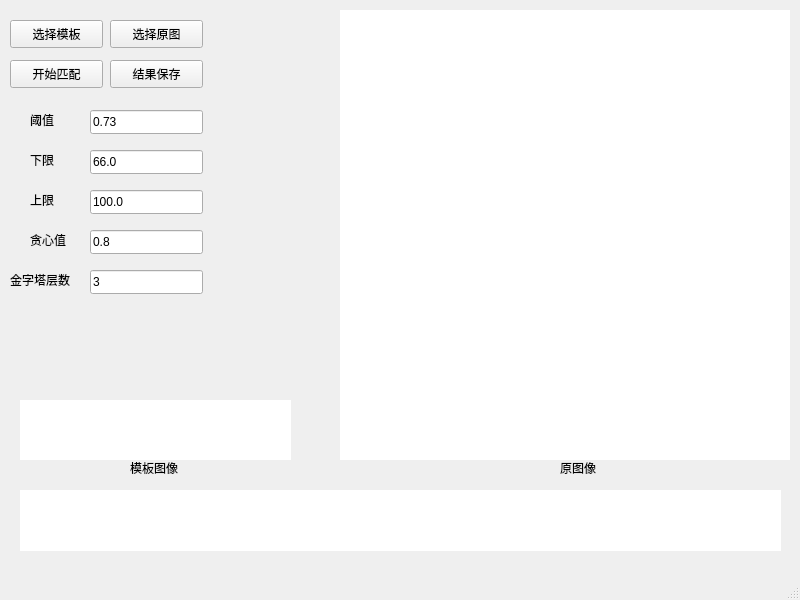
<?xml version="1.0" encoding="UTF-8"?>
<ui version="4.0">
 <class>MainWindow</class>
 <widget class="QMainWindow" name="MainWindow">
  <property name="geometry">
   <rect>
    <x>0</x>
    <y>0</y>
    <width>800</width>
    <height>600</height>
   </rect>
  </property>
  <property name="minimumSize">
   <size>
    <width>800</width>
    <height>600</height>
   </size>
  </property>
  <property name="maximumSize">
   <size>
    <width>800</width>
    <height>600</height>
   </size>
  </property>
  <property name="windowTitle">
   <string notr="true">Match</string>
  </property>
  <widget class="QWidget" name="centralwidget">
   <widget class="QLabel" name="showTemplate">
    <property name="geometry">
     <rect>
      <x>20</x>
      <y>400</y>
      <width>271</width>
      <height>60</height>
     </rect>
    </property>
    <property name="styleSheet">
     <string notr="true">QLabel{
	background-color:rgb(255,255,255);
}</string>
    </property>
    <property name="text">
     <string/>
    </property>
    <property name="scaledContents">
     <bool>true</bool>
    </property>
   </widget>
   <widget class="QPushButton" name="selectTemplate">
    <property name="geometry">
     <rect>
      <x>10</x>
      <y>20</y>
      <width>93</width>
      <height>28</height>
     </rect>
    </property>
    <property name="text">
     <string>选择模板</string>
    </property>
   </widget>
   <widget class="QPushButton" name="seletSrc">
    <property name="geometry">
     <rect>
      <x>110</x>
      <y>20</y>
      <width>93</width>
      <height>28</height>
     </rect>
    </property>
    <property name="text">
     <string>选择原图</string>
    </property>
   </widget>
   <widget class="QLineEdit" name="thresh">
    <property name="geometry">
     <rect>
      <x>90</x>
      <y>110</y>
      <width>113</width>
      <height>24</height>
     </rect>
    </property>
    <property name="text">
     <string>0.73</string>
    </property>
   </widget>
   <widget class="QLabel" name="threshLabel">
    <property name="geometry">
     <rect>
      <x>30</x>
      <y>110</y>
      <width>69</width>
      <height>19</height>
     </rect>
    </property>
    <property name="text">
     <string>阈值</string>
    </property>
   </widget>
   <widget class="QLabel" name="showSrc">
    <property name="geometry">
     <rect>
      <x>340</x>
      <y>10</y>
      <width>450</width>
      <height>450</height>
     </rect>
    </property>
    <property name="styleSheet">
     <string notr="true">QLabel {background-color:rgb(255,255,255);}</string>
    </property>
    <property name="text">
     <string/>
    </property>
    <property name="scaledContents">
     <bool>true</bool>
    </property>
    <property name="buddy">
     <cstring></cstring>
    </property>
   </widget>
   <widget class="QLabel" name="minContrastLabel">
    <property name="geometry">
     <rect>
      <x>30</x>
      <y>150</y>
      <width>69</width>
      <height>19</height>
     </rect>
    </property>
    <property name="text">
     <string>下限</string>
    </property>
   </widget>
   <widget class="QLineEdit" name="minContrast">
    <property name="geometry">
     <rect>
      <x>90</x>
      <y>150</y>
      <width>113</width>
      <height>24</height>
     </rect>
    </property>
    <property name="text">
     <string>66.0</string>
    </property>
   </widget>
   <widget class="QLabel" name="maxContratLabl">
    <property name="geometry">
     <rect>
      <x>30</x>
      <y>190</y>
      <width>69</width>
      <height>19</height>
     </rect>
    </property>
    <property name="text">
     <string>上限</string>
    </property>
   </widget>
   <widget class="QLineEdit" name="maxContrast">
    <property name="geometry">
     <rect>
      <x>90</x>
      <y>190</y>
      <width>113</width>
      <height>24</height>
     </rect>
    </property>
    <property name="text">
     <string>100.0</string>
    </property>
   </widget>
   <widget class="QLabel" name="pyramidLayerLabel">
    <property name="geometry">
     <rect>
      <x>10</x>
      <y>270</y>
      <width>81</width>
      <height>19</height>
     </rect>
    </property>
    <property name="text">
     <string>金字塔层数</string>
    </property>
   </widget>
   <widget class="QLineEdit" name="pyramidLayer">
    <property name="geometry">
     <rect>
      <x>90</x>
      <y>270</y>
      <width>113</width>
      <height>24</height>
     </rect>
    </property>
    <property name="text">
     <string>3</string>
    </property>
   </widget>
   <widget class="QLabel" name="greedinessLabel">
    <property name="geometry">
     <rect>
      <x>30</x>
      <y>230</y>
      <width>69</width>
      <height>19</height>
     </rect>
    </property>
    <property name="text">
     <string>贪心值</string>
    </property>
   </widget>
   <widget class="QLineEdit" name="greediness">
    <property name="geometry">
     <rect>
      <x>90</x>
      <y>230</y>
      <width>113</width>
      <height>24</height>
     </rect>
    </property>
    <property name="text">
     <string>0.8</string>
    </property>
   </widget>
   <widget class="QPushButton" name="startMatch">
    <property name="geometry">
     <rect>
      <x>10</x>
      <y>60</y>
      <width>93</width>
      <height>28</height>
     </rect>
    </property>
    <property name="text">
     <string>开始匹配</string>
    </property>
   </widget>
   <widget class="QPushButton" name="saveResult">
    <property name="geometry">
     <rect>
      <x>110</x>
      <y>60</y>
      <width>93</width>
      <height>28</height>
     </rect>
    </property>
    <property name="text">
     <string>结果保存</string>
    </property>
   </widget>
   <widget class="QLabel" name="state">
    <property name="geometry">
     <rect>
      <x>20</x>
      <y>490</y>
      <width>761</width>
      <height>61</height>
     </rect>
    </property>
    <property name="styleSheet">
     <string notr="true">QLabel{
	background-color:rgb(255,255,255);
}</string>
    </property>
    <property name="text">
     <string/>
    </property>
   </widget>
   <widget class="QLabel" name="label">
    <property name="geometry">
     <rect>
      <x>130</x>
      <y>460</y>
      <width>53</width>
      <height>15</height>
     </rect>
    </property>
    <property name="text">
     <string>模板图像</string>
    </property>
   </widget>
   <widget class="QLabel" name="label_2">
    <property name="geometry">
     <rect>
      <x>560</x>
      <y>460</y>
      <width>41</width>
      <height>16</height>
     </rect>
    </property>
    <property name="text">
     <string>原图像</string>
    </property>
   </widget>
  </widget>
  <widget class="QMenuBar" name="menubar">
   <property name="geometry">
    <rect>
     <x>0</x>
     <y>0</y>
     <width>800</width>
     <height>21</height>
    </rect>
   </property>
  </widget>
  <widget class="QStatusBar" name="statusbar"/>
 </widget>
 <resources/>
 <connections/>
</ui>
